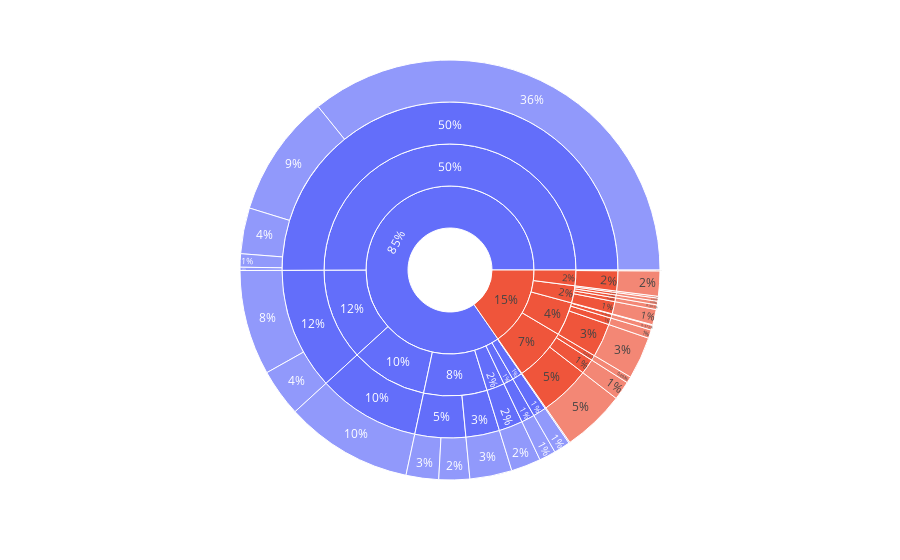

Notebook code cell kept with this figure:
### Code cell
sunburst(ecologia[ecologia['AÑO'] == 2019])

### Figure 1 — Plotly figure (JSON) as saved in the notebook; plotly's stock layout.template omitted (floating-point values rounded to 4 significant figures; data arrays with more than 128 entries replaced by an {"elided": "..."} marker saying what was removed)
{"data": [{"branchvalues": "total", "customdata": {"elided": "67x5 str values"}, "domain": {"x": [0, 1], "y": [0, 1]}, "hovertemplate": "<b>%{label}</b> <br>$%{value:,.0f}</b> \n                <br>\n                    <br>JURISDICCION: %{customdata[0]}</b>\n                    <br>UNIDAD_EJECUTORA: %{customdata[2]}</b> \n                    <br>\n                        <br>PROGRAMA: %{customdata[3]}</b> \n                        <br>PROYECTO: %{customdata[4]}</b>\n                    </b>\n                </b> ", "ids": ["MINISTERIO DE AMBIENTE Y ESPACIO PUBLICO/MINISTERIO DE AMBIENTE Y ESPACIO PUBLICO/DIRECCION GENERAL DE LIMPIEZA/SERVICIOS DE HIGIENE URBANA/A.CU.MAR - RIACHUELO", "MINISTERIO DE AMBIENTE Y ESPACIO PUBLICO/AGENCIA AMBIENTAL/DIRECCION GENERAL DE CONTROL/ACCIONES PARA LA RESTAURACION ECOLOGICA/ACCIONES PARA LA RESTAURACION ECOLOGICA", "MINISTERIO DE AMBIENTE Y ESPACIO PUBLICO/MINISTERIO DE AMBIENTE Y ESPACIO PUBLICO/MINISTERIO AMBIENTE Y ESPACIO PUBLICO/ACTIVIDADES CENTRALES AMBIENTE Y ESPACIO PUBLICO/ACTIVIDADES CENTRALES AMBIENTE Y ESPACIO PUBLICO", "MINISTERIO DE AMBIENTE Y ESPACIO PUBLICO/MINISTERIO DE AMBIENTE Y ESPACIO PUBLICO/SUBSECRETARIA DE ADMINISTRACION GENERAL Y DE USO DEL ESPACIO PUBLICO/ACTIVIDADES COMUNES A LOS PROG 21,22,23,75,76 Y 77/ACTIVIDADES COMUNES A LOS PROG 21,22,23,75,76 Y 77", "MINISTERIO DE AMBIENTE Y ESPACIO PUBLICO/AGENCIA AMBIENTAL/AGENCIA AMBIENTAL/ACTIVIDADES COMUNES A LOS PROG. 91 AL 103/ACTIVIDADES COMUNES A LOS PROG. 91 AL 103", "MINISTERIO DE AMBIENTE Y ESPACIO PUBLICO/MINISTERIO DE AMBIENTE Y ESPACIO PUBLICO/SUBSECRETARIA DE HIGIENE URBANA/ACTIVIDADES COMUNES A LOS PROGRAMAS: 11-52-53-57-58-59/ACTIVIDADES COMUNES A LOS PROGRAMAS: 11-52-53-57-58-59", "MINISTERIO DE AMBIENTE Y ESPACIO PUBLICO/AGENCIA AMBIENTAL/DIRECCION GENERAL POLITICA Y ESTRATEGIA AMBIENTAL/BUENOS AIRES PRODUCE MAS LIMPIO (P+L)/BUENOS AIRES PRODUCE MAS LIMPIO (P+L)", "MINISTERIO DE AMBIENTE Y ESPACIO PUBLICO/AGENCIA AMBIENTAL/DIRECCION GENERAL DE EVALUACION AMBIENTAL/COMPENSACION AMBIENTAL/COMPENSACION AMBIENTAL", "MINISTERIO DE AMBIENTE Y ESPACIO PUBLICO/MINISTERIO DE AMBIENTE Y ESPACIO PUBLICO/UPE ECOPARQUE INTERACTIVO DE LA CABA/CONSERVACION DE LA BIODIVERSIDAD/CONSERVACION DE LA BIODIVERSIDAD", "MINISTERIO DE AMBIENTE Y ESPACIO PUBLICO/AGENCIA AMBIENTAL/DIRECCION GENERAL DE CONTROL/CONTROL AMBIENTAL/CONTROL AMBIENTAL", "MINISTERIO DE AMBIENTE Y ESPACIO PUBLICO/MINISTERIO DE AMBIENTE Y ESPACIO PUBLICO/DIRECCION GENERAL CONTROL DE GESTION/CONTROL DE GESTION Y RECLAMOS/CONTROL DE GESTION Y RECLAMOS", "MINISTERIO DE AMBIENTE Y ESPACIO PUBLICO/MINISTERIO DE AMBIENTE Y ESPACIO PUBLICO/DIRECCION GENERAL DE LIMPIEZA/CONTROL DE PLAGAS/CONTROL DE PLAGAS", "MINISTERIO DE AMBIENTE Y ESPACIO PUBLICO/MINISTERIO DE AMBIENTE Y ESPACIO PUBLICO/DIRECCION GENERAL DE ESPACIOS VERDES/CUIDADO Y PUESTA EN VALOR DE ESPACIOS VERDES/CUIDADO Y PUESTA EN VALOR DE ESPACIOS VERDES", "MINISTERIO DE AMBIENTE Y ESPACIO PUBLICO/AGENCIA AMBIENTAL/DIRECCION GENERAL POLITICA Y ESTRATEGIA AMBIENTAL/ESTRATEGIAS AMBIENTALES/ESTRATEGIAS AMBIENTALES", "MINISTERIO DE AMBIENTE Y ESPACIO PUBLICO/AGENCIA AMBIENTAL/DIRECCION GENERAL DE EVALUACION AMBIENTAL/EVALUACION TECNICA/EVALUACION TECNICA", "MINISTERIO DE AMBIENTE Y ESPACIO PUBLICO/AGENCIA AMBIENTAL/AGENCIA AMBIENTAL/INTERVENCIONES VETERINARIAS/INTERVENCIONES VETERINARIAS", "MINISTERIO DE AMBIENTE Y ESPACIO PUBLICO/AGENCIA AMBIENTAL/DIRECCION GENERAL DE CONTROL/LABORATORIO DE ANALISIS Y CALIDAD AMBIENTAL/LABORATORIO DE ANALISIS Y CALIDAD AMBIENTAL", "MINISTERIO DE AMBIENTE Y ESPACIO PUBLICO/MINISTERIO DE AMBIENTE Y ESPACIO PUBLICO/DIRECCION GENERAL DE ESPACIOS VERDES/CUIDADO Y PUESTA EN VALOR DE ESPACIOS VERDES/OBRAS BA ELIGE EV", "MINISTERIO DE AMBIENTE Y ESPACIO PUBLICO/MINISTERIO DE AMBIENTE Y ESPACIO PUBLICO/DIRECCION GENERAL DE ESPACIOS VERDES/CUIDADO Y PUESTA EN VALOR DE ESPACIOS VERDES/OBRAS DE ESPACIOS VERDES", "MINISTERIO DE AMBIENTE Y ESPACIO PUBLICO/MINISTERIO DE AMBIENTE Y ESPACIO PUBLICO/DIRECCION GENERAL DE ESPACIOS VERDES/CUIDADO Y PUESTA EN VALOR DE ESPACIOS VERDES/OBRAS DE ESPACIOS VERDES II", "MINISTERIO DE AMBIENTE Y ESPACIO PUBLICO/MINISTERIO DE AMBIENTE Y ESPACIO PUBLICO/UPE ECOPARQUE INTERACTIVO DE LA CABA/CONSERVACION DE LA BIODIVERSIDAD/OBRAS ECOPARQUE MAYEP", "MINISTERIO DE AMBIENTE Y ESPACIO PUBLICO/AGENCIA AMBIENTAL/DIRECCION GENERAL POLITICA Y ESTRATEGIA AMBIENTAL/PROGRAMA DE CAMBIO CLIMATICO E INFORMACION AMBIENTAL/PROGRAMA DE CAMBIO CLIMATICO E INFORMACION AMBIENTAL", "MINISTERIO DE AMBIENTE Y ESPACIO PUBLICO/AGENCIA AMBIENTAL/DIRECCION GENERAL POLITICA Y ESTRATEGIA AMBIENTAL/PROGRAMA DE GESTION ENERGETICA/PROGRAMA DE GESTION ENERGETICA", "MINISTERIO DE AMBIENTE Y ESPACIO PUBLICO/AGENCIA AMBIENTAL/DIRECCION GENERAL POLITICA Y ESTRATEGIA AMBIENTAL/PROGRAMA DE RESIDUOS DE MANEJO ESPECIAL/PROGRAMA DE RESIDUOS DE MANEJO ESPECIAL", "MINISTERIO DE AMBIENTE Y ESPACIO PUBLICO/AGENCIA AMBIENTAL/DIRECCION GENERAL DE CONTROL/REDES AMBIENTALES/REDES AMBIENTALES", "MINISTERIO DE AMBIENTE Y ESPACIO PUBLICO/AGENCIA AMBIENTAL/AGENCIA AMBIENTAL/SANIDAD Y TENENCIA RESPONSABLE DE MASCOTAS/SANIDAD Y TENENCIA RESPONSABLE DE MASCOTAS", "MINISTERIO DE AMBIENTE Y ESPACIO PUBLICO/MINISTERIO DE AMBIENTE Y ESPACIO PUBLICO/DIRECCION GENERAL DE LIMPIEZA/SERVICIOS DE HIGIENE URBANA/SERVICIO DE LIMPIEZA DE ARROYOS", "MINISTERIO DE AMBIENTE Y ESPACIO PUBLICO/MINISTERIO DE AMBIENTE Y ESPACIO PUBLICO/DIRECCION GENERAL TECNICO ADMINISTRATIVA Y LEGAL/TECNICA ADMINISTRATIVA Y LEGAL/TECNICA ADMINISTRATIVA Y LEGAL", "MINISTERIO DE AMBIENTE Y ESPACIO PUBLICO/MINISTERIO DE AMBIENTE Y ESPACIO PUBLICO/DIRECCION GENERAL DE ESPACIOS VERDES/CUIDADO Y PUESTA EN VALOR DE ESPACIOS VERDES/VALORIZACION DE LOS ESPACIOS VERDES", "MINISTERIO DE AMBIENTE Y ESPACIO PUBLICO/AGENCIA AMBIENTAL/DIRECCION GENERAL DE CONTROL/ACCIONES PARA LA RESTAURACION ECOLOGICA", "MINISTERIO DE AMBIENTE Y ESPACIO PUBLICO/MINISTERIO DE AMBIENTE Y ESPACIO PUBLICO/MINISTERIO AMBIENTE Y ESPACIO PUBLICO/ACTIVIDADES CENTRALES AMBIENTE Y ESPACIO PUBLICO", "MINISTERIO DE AMBIENTE Y ESPACIO PUBLICO/MINISTERIO DE AMBIENTE Y ESPACIO PUBLICO/SUBSECRETARIA DE ADMINISTRACION GENERAL Y DE USO DEL ESPACIO PUBLICO/ACTIVIDADES COMUNES A LOS PROG 21,22,23,75,76 Y 77", "MINISTERIO DE AMBIENTE Y ESPACIO PUBLICO/AGENCIA AMBIENTAL/AGENCIA AMBIENTAL/ACTIVIDADES COMUNES A LOS PROG. 91 AL 103", "MINISTERIO DE AMBIENTE Y ESPACIO PUBLICO/MINISTERIO DE AMBIENTE Y ESPACIO PUBLICO/SUBSECRETARIA DE HIGIENE URBANA/ACTIVIDADES COMUNES A LOS PROGRAMAS: 11-52-53-57-58-59", "MINISTERIO DE AMBIENTE Y ESPACIO PUBLICO/AGENCIA AMBIENTAL/DIRECCION GENERAL POLITICA Y ESTRATEGIA AMBIENTAL/BUENOS AIRES PRODUCE MAS LIMPIO (P+L)", "MINISTERIO DE AMBIENTE Y ESPACIO PUBLICO/AGENCIA AMBIENTAL/DIRECCION GENERAL DE EVALUACION AMBIENTAL/COMPENSACION AMBIENTAL", "MINISTERIO DE AMBIENTE Y ESPACIO PUBLICO/MINISTERIO DE AMBIENTE Y ESPACIO PUBLICO/UPE ECOPARQUE INTERACTIVO DE LA CABA/CONSERVACION DE LA BIODIVERSIDAD", "MINISTERIO DE AMBIENTE Y ESPACIO PUBLICO/AGENCIA AMBIENTAL/DIRECCION GENERAL DE CONTROL/CONTROL AMBIENTAL", "MINISTERIO DE AMBIENTE Y ESPACIO PUBLICO/MINISTERIO DE AMBIENTE Y ESPACIO PUBLICO/DIRECCION GENERAL CONTROL DE GESTION/CONTROL DE GESTION Y RECLAMOS", "MINISTERIO DE AMBIENTE Y ESPACIO PUBLICO/MINISTERIO DE AMBIENTE Y ESPACIO PUBLICO/DIRECCION GENERAL DE LIMPIEZA/CONTROL DE PLAGAS", "MINISTERIO DE AMBIENTE Y ESPACIO PUBLICO/MINISTERIO DE AMBIENTE Y ESPACIO PUBLICO/DIRECCION GENERAL DE ESPACIOS VERDES/CUIDADO Y PUESTA EN VALOR DE ESPACIOS VERDES", "MINISTERIO DE AMBIENTE Y ESPACIO PUBLICO/AGENCIA AMBIENTAL/DIRECCION GENERAL POLITICA Y ESTRATEGIA AMBIENTAL/ESTRATEGIAS AMBIENTALES", "MINISTERIO DE AMBIENTE Y ESPACIO PUBLICO/AGENCIA AMBIENTAL/DIRECCION GENERAL DE EVALUACION AMBIENTAL/EVALUACION TECNICA", "MINISTERIO DE AMBIENTE Y ESPACIO PUBLICO/AGENCIA AMBIENTAL/AGENCIA AMBIENTAL/INTERVENCIONES VETERINARIAS", "MINISTERIO DE AMBIENTE Y ESPACIO PUBLICO/AGENCIA AMBIENTAL/DIRECCION GENERAL DE CONTROL/LABORATORIO DE ANALISIS Y CALIDAD AMBIENTAL", "MINISTERIO DE AMBIENTE Y ESPACIO PUBLICO/AGENCIA AMBIENTAL/DIRECCION GENERAL POLITICA Y ESTRATEGIA AMBIENTAL/PROGRAMA DE CAMBIO CLIMATICO E INFORMACION AMBIENTAL", "MINISTERIO DE AMBIENTE Y ESPACIO PUBLICO/AGENCIA AMBIENTAL/DIRECCION GENERAL POLITICA Y ESTRATEGIA AMBIENTAL/PROGRAMA DE GESTION ENERGETICA", "MINISTERIO DE AMBIENTE Y ESPACIO PUBLICO/AGENCIA AMBIENTAL/DIRECCION GENERAL POLITICA Y ESTRATEGIA AMBIENTAL/PROGRAMA DE RESIDUOS DE MANEJO ESPECIAL", "MINISTERIO DE AMBIENTE Y ESPACIO PUBLICO/AGENCIA AMBIENTAL/DIRECCION GENERAL DE CONTROL/REDES AMBIENTALES", "MINISTERIO DE AMBIENTE Y ESPACIO PUBLICO/AGENCIA AMBIENTAL/AGENCIA AMBIENTAL/SANIDAD Y TENENCIA RESPONSABLE DE MASCOTAS", "MINISTERIO DE AMBIENTE Y ESPACIO PUBLICO/MINISTERIO DE AMBIENTE Y ESPACIO PUBLICO/DIRECCION GENERAL DE LIMPIEZA/SERVICIOS DE HIGIENE URBANA", "MINISTERIO DE AMBIENTE Y ESPACIO PUBLICO/MINISTERIO DE AMBIENTE Y ESPACIO PUBLICO/DIRECCION GENERAL TECNICO ADMINISTRATIVA Y LEGAL/TECNICA ADMINISTRATIVA Y LEGAL", "MINISTERIO DE AMBIENTE Y ESPACIO PUBLICO/AGENCIA AMBIENTAL/AGENCIA AMBIENTAL", "MINISTERIO DE AMBIENTE Y ESPACIO PUBLICO/MINISTERIO DE AMBIENTE Y ESPACIO PUBLICO/DIRECCION GENERAL CONTROL DE GESTION", "MINISTERIO DE AMBIENTE Y ESPACIO PUBLICO/AGENCIA AMBIENTAL/DIRECCION GENERAL DE CONTROL", "MINISTERIO DE AMBIENTE Y ESPACIO PUBLICO/MINISTERIO DE AMBIENTE Y ESPACIO PUBLICO/DIRECCION GENERAL DE ESPACIOS VERDES", "MINISTERIO DE AMBIENTE Y ESPACIO PUBLICO/AGENCIA AMBIENTAL/DIRECCION GENERAL DE EVALUACION AMBIENTAL", "MINISTERIO DE AMBIENTE Y ESPACIO PUBLICO/MINISTERIO DE AMBIENTE Y ESPACIO PUBLICO/DIRECCION GENERAL DE LIMPIEZA", "MINISTERIO DE AMBIENTE Y ESPACIO PUBLICO/AGENCIA AMBIENTAL/DIRECCION GENERAL POLITICA Y ESTRATEGIA AMBIENTAL", "MINISTERIO DE AMBIENTE Y ESPACIO PUBLICO/MINISTERIO DE AMBIENTE Y ESPACIO PUBLICO/DIRECCION GENERAL TECNICO ADMINISTRATIVA Y LEGAL", "MINISTERIO DE AMBIENTE Y ESPACIO PUBLICO/MINISTERIO DE AMBIENTE Y ESPACIO PUBLICO/MINISTERIO AMBIENTE Y ESPACIO PUBLICO", "MINISTERIO DE AMBIENTE Y ESPACIO PUBLICO/MINISTERIO DE AMBIENTE Y ESPACIO PUBLICO/SUBSECRETARIA DE ADMINISTRACION GENERAL Y DE USO DEL ESPACIO PUBLICO", "MINISTERIO DE AMBIENTE Y ESPACIO PUBLICO/MINISTERIO DE AMBIENTE Y ESPACIO PUBLICO/SUBSECRETARIA DE HIGIENE URBANA", "MINISTERIO DE AMBIENTE Y ESPACIO PUBLICO/MINISTERIO DE AMBIENTE Y ESPACIO PUBLICO/UPE ECOPARQUE INTERACTIVO DE LA CABA", "MINISTERIO DE AMBIENTE Y ESPACIO PUBLICO/AGENCIA AMBIENTAL", "MINISTERIO DE AMBIENTE Y ESPACIO PUBLICO/MINISTERIO DE AMBIENTE Y ESPACIO PUBLICO", "MINISTERIO DE AMBIENTE Y ESPACIO PUBLICO"], "insidetextorientation": "auto", "labels": ["A.CU.MAR - RIACHUELO", "ACCIONES PARA LA RESTAURACION ECOLOGICA", "ACTIVIDADES CENTRALES AMBIENTE Y ESPACIO PUBLICO", "ACTIVIDADES COMUNES A LOS PROG 21,22,23,75,76 Y 77", "ACTIVIDADES COMUNES A LOS PROG. 91 AL 103", "ACTIVIDADES COMUNES A LOS PROGRAMAS: 11-52-53-57-58-59", "BUENOS AIRES PRODUCE MAS LIMPIO (P+L)", "COMPENSACION AMBIENTAL", "CONSERVACION DE LA BIODIVERSIDAD", "CONTROL AMBIENTAL", "CONTROL DE GESTION Y RECLAMOS", "CONTROL DE PLAGAS", "CUIDADO Y PUESTA EN VALOR DE ESPACIOS VERDES", "ESTRATEGIAS AMBIENTALES", "EVALUACION TECNICA", "INTERVENCIONES VETERINARIAS", "LABORATORIO DE ANALISIS Y CALIDAD AMBIENTAL", "OBRAS BA ELIGE EV", "OBRAS DE ESPACIOS VERDES", "OBRAS DE ESPACIOS VERDES II", "OBRAS ECOPARQUE MAYEP", "PROGRAMA DE CAMBIO CLIMATICO E INFORMACION AMBIENTAL", "PROGRAMA DE GESTION ENERGETICA", "PROGRAMA DE RESIDUOS DE MANEJO ESPECIAL", "REDES AMBIENTALES", "SANIDAD Y TENENCIA RESPONSABLE DE MASCOTAS", "SERVICIO DE LIMPIEZA DE ARROYOS", "TECNICA ADMINISTRATIVA Y LEGAL", "VALORIZACION DE LOS ESPACIOS VERDES", "ACCIONES PARA LA RESTAURACION ECOLOGICA", "ACTIVIDADES CENTRALES AMBIENTE Y ESPACIO PUBLICO", "ACTIVIDADES COMUNES A LOS PROG 21,22,23,75,76 Y 77", "ACTIVIDADES COMUNES A LOS PROG. 91 AL 103", "ACTIVIDADES COMUNES A LOS PROGRAMAS: 11-52-53-57-58-59", "BUENOS AIRES PRODUCE MAS LIMPIO (P+L)", "COMPENSACION AMBIENTAL", "CONSERVACION DE LA BIODIVERSIDAD", "CONTROL AMBIENTAL", "CONTROL DE GESTION Y RECLAMOS", "CONTROL DE PLAGAS", "CUIDADO Y PUESTA EN VALOR DE ESPACIOS VERDES", "ESTRATEGIAS AMBIENTALES", "EVALUACION TECNICA", "INTERVENCIONES VETERINARIAS", "LABORATORIO DE ANALISIS Y CALIDAD AMBIENTAL", "PROGRAMA DE CAMBIO CLIMATICO E INFORMACION AMBIENTAL", "PROGRAMA DE GESTION ENERGETICA", "PROGRAMA DE RESIDUOS DE MANEJO ESPECIAL", "REDES AMBIENTALES", "SANIDAD Y TENENCIA RESPONSABLE DE MASCOTAS", "SERVICIOS DE HIGIENE URBANA", "TECNICA ADMINISTRATIVA Y LEGAL", "AGENCIA AMBIENTAL", "DIRECCION GENERAL CONTROL DE GESTION", "DIRECCION GENERAL DE CONTROL", "DIRECCION GENERAL DE ESPACIOS VERDES", "DIRECCION GENERAL DE EVALUACION AMBIENTAL", "DIRECCION GENERAL DE LIMPIEZA", "DIRECCION GENERAL POLITICA Y ESTRATEGIA AMBIENTAL", "DIRECCION GENERAL TECNICO ADMINISTRATIVA Y LEGAL", "MINISTERIO AMBIENTE Y ESPACIO PUBLICO", "SUBSECRETARIA DE ADMINISTRACION GENERAL Y DE USO DEL ESPACIO PUBLICO", "SUBSECRETARIA DE HIGIENE URBANA", "UPE ECOPARQUE INTERACTIVO DE LA CABA", "AGENCIA AMBIENTAL", "MINISTERIO DE AMBIENTE Y ESPACIO PUBLICO", "MINISTERIO DE AMBIENTE Y ESPACIO PUBLICO"], "maxdepth": 10, "name": "", "parents": ["MINISTERIO DE AMBIENTE Y ESPACIO PUBLICO/MINISTERIO DE AMBIENTE Y ESPACIO PUBLICO/DIRECCION GENERAL DE LIMPIEZA/SERVICIOS DE HIGIENE URBANA", "MINISTERIO DE AMBIENTE Y ESPACIO PUBLICO/AGENCIA AMBIENTAL/DIRECCION GENERAL DE CONTROL/ACCIONES PARA LA RESTAURACION ECOLOGICA", "MINISTERIO DE AMBIENTE Y ESPACIO PUBLICO/MINISTERIO DE AMBIENTE Y ESPACIO PUBLICO/MINISTERIO AMBIENTE Y ESPACIO PUBLICO/ACTIVIDADES CENTRALES AMBIENTE Y ESPACIO PUBLICO", "MINISTERIO DE AMBIENTE Y ESPACIO PUBLICO/MINISTERIO DE AMBIENTE Y ESPACIO PUBLICO/SUBSECRETARIA DE ADMINISTRACION GENERAL Y DE USO DEL ESPACIO PUBLICO/ACTIVIDADES COMUNES A LOS PROG 21,22,23,75,76 Y 77", "MINISTERIO DE AMBIENTE Y ESPACIO PUBLICO/AGENCIA AMBIENTAL/AGENCIA AMBIENTAL/ACTIVIDADES COMUNES A LOS PROG. 91 AL 103", "MINISTERIO DE AMBIENTE Y ESPACIO PUBLICO/MINISTERIO DE AMBIENTE Y ESPACIO PUBLICO/SUBSECRETARIA DE HIGIENE URBANA/ACTIVIDADES COMUNES A LOS PROGRAMAS: 11-52-53-57-58-59", "MINISTERIO DE AMBIENTE Y ESPACIO PUBLICO/AGENCIA AMBIENTAL/DIRECCION GENERAL POLITICA Y ESTRATEGIA AMBIENTAL/BUENOS AIRES PRODUCE MAS LIMPIO (P+L)", "MINISTERIO DE AMBIENTE Y ESPACIO PUBLICO/AGENCIA AMBIENTAL/DIRECCION GENERAL DE EVALUACION AMBIENTAL/COMPENSACION AMBIENTAL", "MINISTERIO DE AMBIENTE Y ESPACIO PUBLICO/MINISTERIO DE AMBIENTE Y ESPACIO PUBLICO/UPE ECOPARQUE INTERACTIVO DE LA CABA/CONSERVACION DE LA BIODIVERSIDAD", "MINISTERIO DE AMBIENTE Y ESPACIO PUBLICO/AGENCIA AMBIENTAL/DIRECCION GENERAL DE CONTROL/CONTROL AMBIENTAL", "MINISTERIO DE AMBIENTE Y ESPACIO PUBLICO/MINISTERIO DE AMBIENTE Y ESPACIO PUBLICO/DIRECCION GENERAL CONTROL DE GESTION/CONTROL DE GESTION Y RECLAMOS", "MINISTERIO DE AMBIENTE Y ESPACIO PUBLICO/MINISTERIO DE AMBIENTE Y ESPACIO PUBLICO/DIRECCION GENERAL DE LIMPIEZA/CONTROL DE PLAGAS", "MINISTERIO DE AMBIENTE Y ESPACIO PUBLICO/MINISTERIO DE AMBIENTE Y ESPACIO PUBLICO/DIRECCION GENERAL DE ESPACIOS VERDES/CUIDADO Y PUESTA EN VALOR DE ESPACIOS VERDES", "MINISTERIO DE AMBIENTE Y ESPACIO PUBLICO/AGENCIA AMBIENTAL/DIRECCION GENERAL POLITICA Y ESTRATEGIA AMBIENTAL/ESTRATEGIAS AMBIENTALES", "MINISTERIO DE AMBIENTE Y ESPACIO PUBLICO/AGENCIA AMBIENTAL/DIRECCION GENERAL DE EVALUACION AMBIENTAL/EVALUACION TECNICA", "MINISTERIO DE AMBIENTE Y ESPACIO PUBLICO/AGENCIA AMBIENTAL/AGENCIA AMBIENTAL/INTERVENCIONES VETERINARIAS", "MINISTERIO DE AMBIENTE Y ESPACIO PUBLICO/AGENCIA AMBIENTAL/DIRECCION GENERAL DE CONTROL/LABORATORIO DE ANALISIS Y CALIDAD AMBIENTAL", "MINISTERIO DE AMBIENTE Y ESPACIO PUBLICO/MINISTERIO DE AMBIENTE Y ESPACIO PUBLICO/DIRECCION GENERAL DE ESPACIOS VERDES/CUIDADO Y PUESTA EN VALOR DE ESPACIOS VERDES", "MINISTERIO DE AMBIENTE Y ESPACIO PUBLICO/MINISTERIO DE AMBIENTE Y ESPACIO PUBLICO/DIRECCION GENERAL DE ESPACIOS VERDES/CUIDADO Y PUESTA EN VALOR DE ESPACIOS VERDES", "MINISTERIO DE AMBIENTE Y ESPACIO PUBLICO/MINISTERIO DE AMBIENTE Y ESPACIO PUBLICO/DIRECCION GENERAL DE ESPACIOS VERDES/CUIDADO Y PUESTA EN VALOR DE ESPACIOS VERDES", "MINISTERIO DE AMBIENTE Y ESPACIO PUBLICO/MINISTERIO DE AMBIENTE Y ESPACIO PUBLICO/UPE ECOPARQUE INTERACTIVO DE LA CABA/CONSERVACION DE LA BIODIVERSIDAD", "MINISTERIO DE AMBIENTE Y ESPACIO PUBLICO/AGENCIA AMBIENTAL/DIRECCION GENERAL POLITICA Y ESTRATEGIA AMBIENTAL/PROGRAMA DE CAMBIO CLIMATICO E INFORMACION AMBIENTAL", "MINISTERIO DE AMBIENTE Y ESPACIO PUBLICO/AGENCIA AMBIENTAL/DIRECCION GENERAL POLITICA Y ESTRATEGIA AMBIENTAL/PROGRAMA DE GESTION ENERGETICA", "MINISTERIO DE AMBIENTE Y ESPACIO PUBLICO/AGENCIA AMBIENTAL/DIRECCION GENERAL POLITICA Y ESTRATEGIA AMBIENTAL/PROGRAMA DE RESIDUOS DE MANEJO ESPECIAL", "MINISTERIO DE AMBIENTE Y ESPACIO PUBLICO/AGENCIA AMBIENTAL/DIRECCION GENERAL DE CONTROL/REDES AMBIENTALES", "MINISTERIO DE AMBIENTE Y ESPACIO PUBLICO/AGENCIA AMBIENTAL/AGENCIA AMBIENTAL/SANIDAD Y TENENCIA RESPONSABLE DE MASCOTAS", "MINISTERIO DE AMBIENTE Y ESPACIO PUBLICO/MINISTERIO DE AMBIENTE Y ESPACIO PUBLICO/DIRECCION GENERAL DE LIMPIEZA/SERVICIOS DE HIGIENE URBANA", "MINISTERIO DE AMBIENTE Y ESPACIO PUBLICO/MINISTERIO DE AMBIENTE Y ESPACIO PUBLICO/DIRECCION GENERAL TECNICO ADMINISTRATIVA Y LEGAL/TECNICA ADMINISTRATIVA Y LEGAL", "MINISTERIO DE AMBIENTE Y ESPACIO PUBLICO/MINISTERIO DE AMBIENTE Y ESPACIO PUBLICO/DIRECCION GENERAL DE ESPACIOS VERDES/CUIDADO Y PUESTA EN VALOR DE ESPACIOS VERDES", "MINISTERIO DE AMBIENTE Y ESPACIO PUBLICO/AGENCIA AMBIENTAL/DIRECCION GENERAL DE CONTROL", "MINISTERIO DE AMBIENTE Y ESPACIO PUBLICO/MINISTERIO DE AMBIENTE Y ESPACIO PUBLICO/MINISTERIO AMBIENTE Y ESPACIO PUBLICO", "MINISTERIO DE AMBIENTE Y ESPACIO PUBLICO/MINISTERIO DE AMBIENTE Y ESPACIO PUBLICO/SUBSECRETARIA DE ADMINISTRACION GENERAL Y DE USO DEL ESPACIO PUBLICO", "MINISTERIO DE AMBIENTE Y ESPACIO PUBLICO/AGENCIA AMBIENTAL/AGENCIA AMBIENTAL", "MINISTERIO DE AMBIENTE Y ESPACIO PUBLICO/MINISTERIO DE AMBIENTE Y ESPACIO PUBLICO/SUBSECRETARIA DE HIGIENE URBANA", "MINISTERIO DE AMBIENTE Y ESPACIO PUBLICO/AGENCIA AMBIENTAL/DIRECCION GENERAL POLITICA Y ESTRATEGIA AMBIENTAL", "MINISTERIO DE AMBIENTE Y ESPACIO PUBLICO/AGENCIA AMBIENTAL/DIRECCION GENERAL DE EVALUACION AMBIENTAL", "MINISTERIO DE AMBIENTE Y ESPACIO PUBLICO/MINISTERIO DE AMBIENTE Y ESPACIO PUBLICO/UPE ECOPARQUE INTERACTIVO DE LA CABA", "MINISTERIO DE AMBIENTE Y ESPACIO PUBLICO/AGENCIA AMBIENTAL/DIRECCION GENERAL DE CONTROL", "MINISTERIO DE AMBIENTE Y ESPACIO PUBLICO/MINISTERIO DE AMBIENTE Y ESPACIO PUBLICO/DIRECCION GENERAL CONTROL DE GESTION", "MINISTERIO DE AMBIENTE Y ESPACIO PUBLICO/MINISTERIO DE AMBIENTE Y ESPACIO PUBLICO/DIRECCION GENERAL DE LIMPIEZA", "MINISTERIO DE AMBIENTE Y ESPACIO PUBLICO/MINISTERIO DE AMBIENTE Y ESPACIO PUBLICO/DIRECCION GENERAL DE ESPACIOS VERDES", "MINISTERIO DE AMBIENTE Y ESPACIO PUBLICO/AGENCIA AMBIENTAL/DIRECCION GENERAL POLITICA Y ESTRATEGIA AMBIENTAL", "MINISTERIO DE AMBIENTE Y ESPACIO PUBLICO/AGENCIA AMBIENTAL/DIRECCION GENERAL DE EVALUACION AMBIENTAL", "MINISTERIO DE AMBIENTE Y ESPACIO PUBLICO/AGENCIA AMBIENTAL/AGENCIA AMBIENTAL", "MINISTERIO DE AMBIENTE Y ESPACIO PUBLICO/AGENCIA AMBIENTAL/DIRECCION GENERAL DE CONTROL", "MINISTERIO DE AMBIENTE Y ESPACIO PUBLICO/AGENCIA AMBIENTAL/DIRECCION GENERAL POLITICA Y ESTRATEGIA AMBIENTAL", "MINISTERIO DE AMBIENTE Y ESPACIO PUBLICO/AGENCIA AMBIENTAL/DIRECCION GENERAL POLITICA Y ESTRATEGIA AMBIENTAL", "MINISTERIO DE AMBIENTE Y ESPACIO PUBLICO/AGENCIA AMBIENTAL/DIRECCION GENERAL POLITICA Y ESTRATEGIA AMBIENTAL", "MINISTERIO DE AMBIENTE Y ESPACIO PUBLICO/AGENCIA AMBIENTAL/DIRECCION GENERAL DE CONTROL", "MINISTERIO DE AMBIENTE Y ESPACIO PUBLICO/AGENCIA AMBIENTAL/AGENCIA AMBIENTAL", "MINISTERIO DE AMBIENTE Y ESPACIO PUBLICO/MINISTERIO DE AMBIENTE Y ESPACIO PUBLICO/DIRECCION GENERAL DE LIMPIEZA", "MINISTERIO DE AMBIENTE Y ESPACIO PUBLICO/MINISTERIO DE AMBIENTE Y ESPACIO PUBLICO/DIRECCION GENERAL TECNICO ADMINISTRATIVA Y LEGAL", "MINISTERIO DE AMBIENTE Y ESPACIO PUBLICO/AGENCIA AMBIENTAL", "MINISTERIO DE AMBIENTE Y ESPACIO PUBLICO/MINISTERIO DE AMBIENTE Y ESPACIO PUBLICO", "MINISTERIO DE AMBIENTE Y ESPACIO PUBLICO/AGENCIA AMBIENTAL", "MINISTERIO DE AMBIENTE Y ESPACIO PUBLICO/MINISTERIO DE AMBIENTE Y ESPACIO PUBLICO", "MINISTERIO DE AMBIENTE Y ESPACIO PUBLICO/AGENCIA AMBIENTAL", "MINISTERIO DE AMBIENTE Y ESPACIO PUBLICO/MINISTERIO DE AMBIENTE Y ESPACIO PUBLICO", "MINISTERIO DE AMBIENTE Y ESPACIO PUBLICO/AGENCIA AMBIENTAL", "MINISTERIO DE AMBIENTE Y ESPACIO PUBLICO/MINISTERIO DE AMBIENTE Y ESPACIO PUBLICO", "MINISTERIO DE AMBIENTE Y ESPACIO PUBLICO/MINISTERIO DE AMBIENTE Y ESPACIO PUBLICO", "MINISTERIO DE AMBIENTE Y ESPACIO PUBLICO/MINISTERIO DE AMBIENTE Y ESPACIO PUBLICO", "MINISTERIO DE AMBIENTE Y ESPACIO PUBLICO/MINISTERIO DE AMBIENTE Y ESPACIO PUBLICO", "MINISTERIO DE AMBIENTE Y ESPACIO PUBLICO/MINISTERIO DE AMBIENTE Y ESPACIO PUBLICO", "MINISTERIO DE AMBIENTE Y ESPACIO PUBLICO", "MINISTERIO DE AMBIENTE Y ESPACIO PUBLICO", ""], "textinfo": "percent entry", "type": "sunburst", "values": [72814770, 10818489, 286020781, 2500000, 141102216, 36647045, 4115146, 1993859, 235009468, 94456267, 37152961, 94193870, 273729024, 34392092, 56195595, 14300001, 18769780, 7252834, 29860001, 102530490, 106286583, 8025542, 6890776, 10483260, 1300000, 42353074, 68843158, 66531500, 1040075483, 10818489, 286020781, 2500000, 141102216, 36647045, 4115146, 1993859, 341296051, 94456267, 37152961, 94193870, 1453447832, 34392092, 56195595, 14300001, 18769780, 8025542, 6890776, 10483260, 1300000, 42353074, 141657928, 66531500, 197755291, 37152961, 125344536, 1453447832, 58189454, 235851798, 63906816, 66531500, 286020781, 2500000, 36647045, 341296051, 445196097, 2459447968, 2904644065]}], "layout": {"legend": {"tracegroupgap": 0}, "margin": {"t": 60}}}
